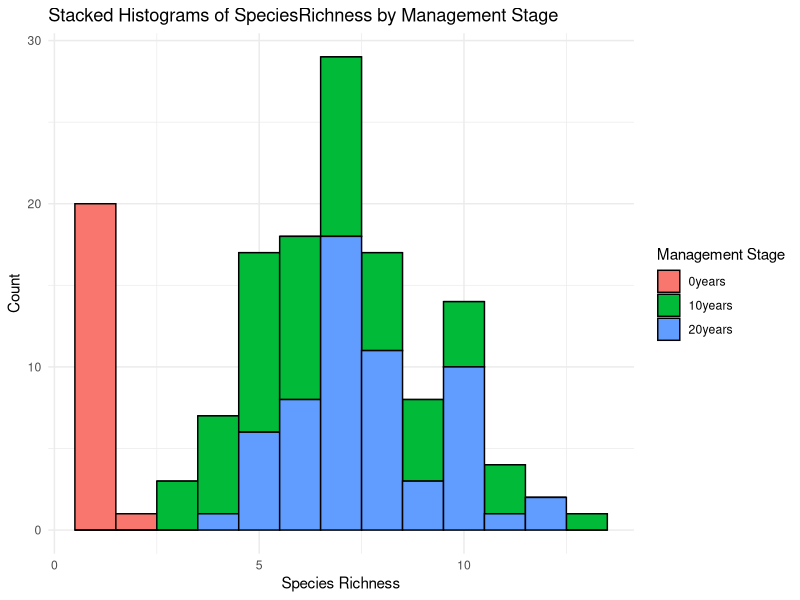

This figure's R source:
# Biostatistics Final Project ----
# Exploratory data analysis and data preparation

# load libraries
library(ggplot2)
library(dplyr)
library(tidyr)
library(knitr)
library(here)

# Load the data
diversity <- read.csv("data/2010FieldEcolDiversity.csv")

# inspect the data ----

str(diversity)

summary(diversity)

# create stacked histograms ----
data_display <- ggplot(diversity, aes(x = SpeciesRichness, fill = as.factor(ManagementStage))) +
  geom_histogram(position = "stack", binwidth = 1, color = 'black') +
  labs(
    title = "Stacked Histograms of SpeciesRichness by Management Stage",
    x = "Species Richness",
    y = "Count",
    fill = "Management Stage"
  ) +
  theme_minimal()

# write out
ggsave(here("results/data_display.png"), data_display, width = 15, height = 10, unit = "cm")

# Unmanaged Areas (0 years): Typically, lower species richness due to invasive species like buckthorn dominating.

# Early-Stage Management (10 years): An intermediate increase in species richness as invasive species are removed and native species are reintroduced.

# Late-Stage Management (20 years): Highest species richness, reflecting successful restoration with sustained management efforts.

# table of descriptive statistics ----

# Calculate descriptive statistics
descriptive_stats <- diversity %>%
  group_by(ManagementStage) %>%
  summarise(
    mean = mean(SpeciesRichness),
    sd = sd(SpeciesRichness),
    cv = sd / mean,
    se = sd / sqrt(n())
  )

print(descriptive_stats)

kable(descriptive_stats)

# Calculate 95% confidence intervals
ci <- diversity %>%
  group_by(ManagementStage) %>%
  summarise(
    mean = mean(SpeciesRichness),
    se = sd(SpeciesRichness) / sqrt(n()),
    lower_ci = mean - qt(0.975, df = n() - 1) * se,
    upper_ci = mean + qt(0.975, df = n() - 1) * se
  )

print(ci)

kable(ci)
